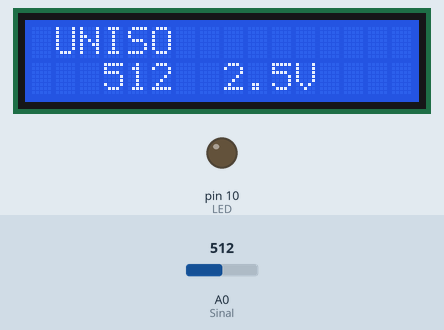
Simulated run of this sketch. Board: Arduino Uno, built with avr-gcc and run on an emulated ATmega328P. Shown: 16×2 character LCD, output pins drawn as LEDs (lit = HIGH). Dashed ring = blinking. The test bench sets the inputs (shaded band); at power-on: A0 (Sinal) = 512. What the sketch prints to the serial monitor is not drawn.

Above: at 1.6 s.
1.7 s: A0 (Sinal) set to 306
At 3.85 s:
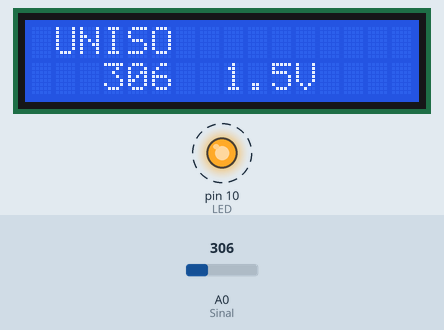
5.8 s: A0 (Sinal) set to 0
At 7.1 s:
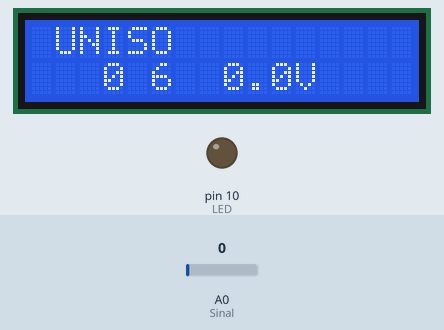
7.4 s: A0 (Sinal) set to 511
At 10.9 s:
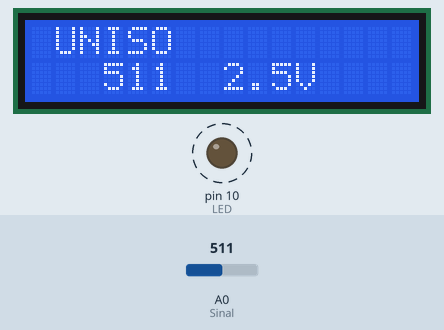
Timing chart, 0 to 17.4 s (numbered marks = the images above; inputs shaded):
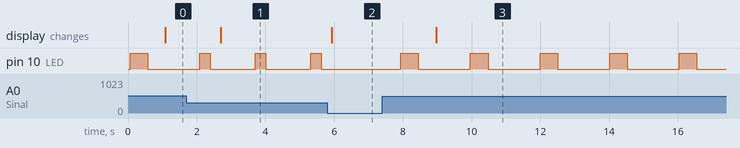

The sketch:

03_desenvolvimento_de_um_volt_metro1.ino
```cpp
//Desenvolvimento de um Voltímetro
//Projeto
//Autor: André
//Data: 12-11-2020
// Link: https://www.tinkercad.com/things/1MF1Tyg1UG1-desenvolvimento-de-um-voltimetro

#include <LiquidCrystal.h>
LiquidCrystal lcd(12, 11, 5, 4, 3, 2); //Configura pinos do LCD
const int LED = 10;
const int Sinal = A0;
int Valor = 0;

void setup()
{
  lcd.begin(16, 2); //Inicializa módulo display 2x16
  lcd.print(" UNISO "); //Escreve texto na 1ª linha do display
  pinMode(LED, OUTPUT);
  Serial.begin(9600); //Inicialização da comunicação serial
  					  //com velocidade de 9600bps
}

unsigned int ADval;
double volts;
String stringOne; //Variável tipo "String" (texto)

void loop()
{
  Valor = analogRead(Sinal); //Leitura do Sinal Analógico

  Serial.print("Valor Analogico Lido = "); //Envia através da serial
  										   //a frase dentro das aspas ("frase")

  Serial.println(Valor); //Envia através da serial o valor numérico
  						 //da variável "Valor"

  digitalWrite(LED, HIGH); //Acende o LED

  delay(Valor); //dá um atraso proporcional ao valor lido do Potenciômetro

  digitalWrite(LED, LOW); // apaga o LED

  delay(Valor); //dá um atraso proporcional ao valor lido do Potenciômetro

  ADval=analogRead(Sinal); //Ler potenciômetro

  Serial.print("A/D:");Serial.println(ADval);

  stringOne = String(ADval); //Converte valor Analógico/Digital em texto

  stringOne += " "; //Concatena um espaço no final do texto

  Serial.print("String:");Serial.println(stringOne);

  lcd.setCursor(3,1); //Posiciona cursor na linha 1, coluna 3

  lcd.print(stringOne); //Escreve valor A/D (Analógico/Digital) na 2ª linha do display

  volts=double(ADval)*5/1023; //Converte unid. de A/D (Analógico/Digital) em Volts

  Serial.print("Volts:");Serial.println(volts);

  lcd.setCursor(8,1); //Posiciona cursor na linha 1, coluna 8

  stringOne = String(volts,1); //Converte volts em texto

  stringOne += "V"; // Concatena "V" e espaço no final do texto

  Serial.print("String:");Serial.println(stringOne);

  lcd.print(stringOne); //Escreve valor de volts no display

  delay(1000);
}
```

Measured:
- after the input at 1.7 s, the display: changes after 1.0 s (image 1)
- after the input at 5.8 s, pin 10 (LED): stays LOW (without the input it goes to HIGH after 1.1 s); the display: changes after 0.14 s (image 2)
- after the input at 7.4 s, pin 10 (LED): alternates HIGH for 0.51 s and LOW for 1.5 s, starting after 0.54 s; the display: changes after 1.6 s (image 3)
- by itself, pin 10 (LED): alternates HIGH for 0.31 s and LOW for 1.3 s
